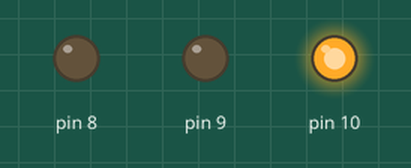
Recording of a sketch running on a simulated Arduino Uno, built with avr-gcc and run on an emulated ATmega328P. On the bench: output pins drawn as LEDs (lit = HIGH).

Above: at 1.7 s.
At 5.0 s:
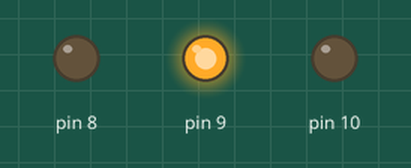
At 8.5 s:
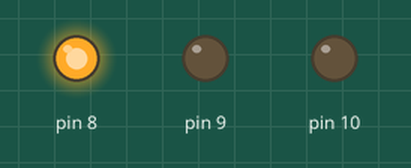
Timing chart, 0 to 13.7 s (numbered marks = the images above):
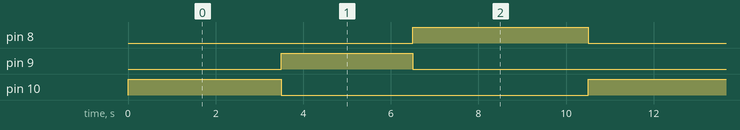

Measured:
- by itself, pin 8: alternates HIGH for 4.0 s and LOW for 6.5 s
- by itself, pin 9: alternates HIGH for 3.0 s and LOW for 7.5 s
- by itself, pin 10: alternates HIGH for 3.5 s and LOW for 7.0 s

The sketch:

sketch_jun17a.ino
```cpp
void setup() {
  // put your setup code here, to run once:
  pinMode(10,OUTPUT);
  pinMode(9,OUTPUT);
  pinMode(8,OUTPUT);
}

void loop() {
  // put your main code here, to run repeatedly:

  digitalWrite(10,HIGH);
  digitalWrite(9,LOW);
  digitalWrite(8,LOW);
  delay(3500);

  digitalWrite(10,LOW);
  digitalWrite(9,HIGH);
  digitalWrite(8,LOW);
  delay(3000);

  digitalWrite(10,LOW);
  digitalWrite(9,LOW);
  digitalWrite(8,HIGH);
  delay(4000);
}
```
